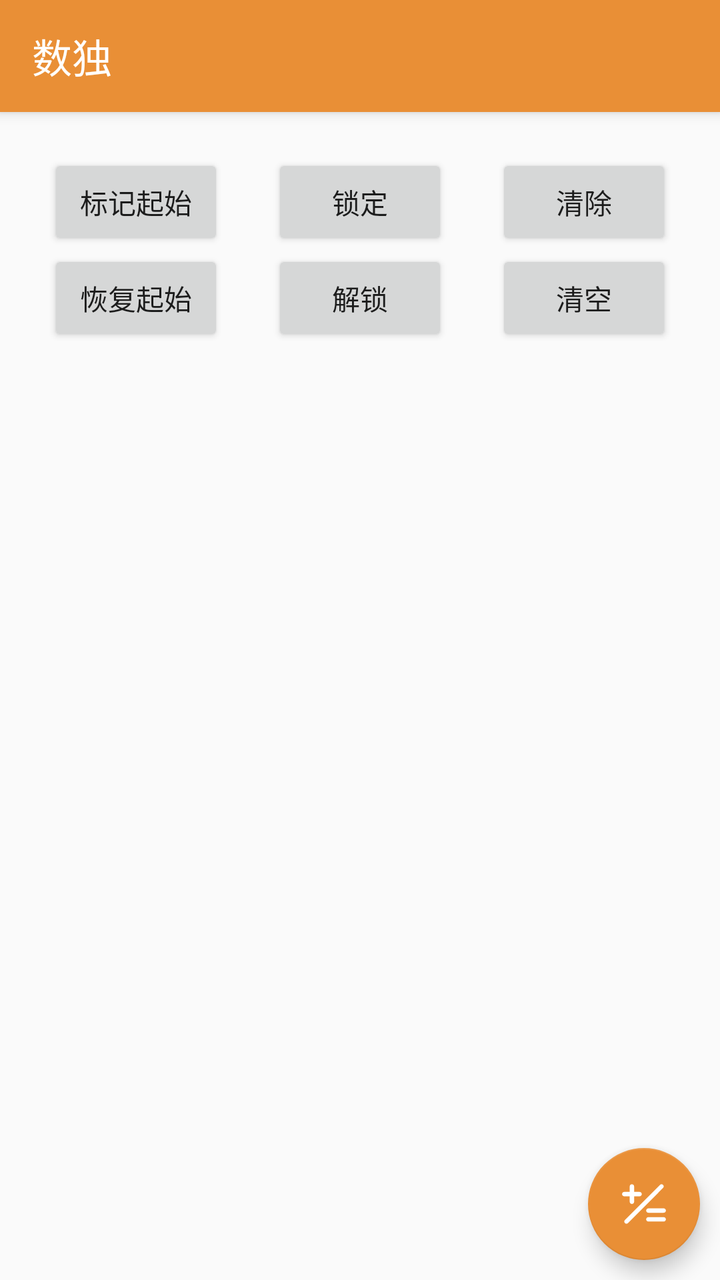
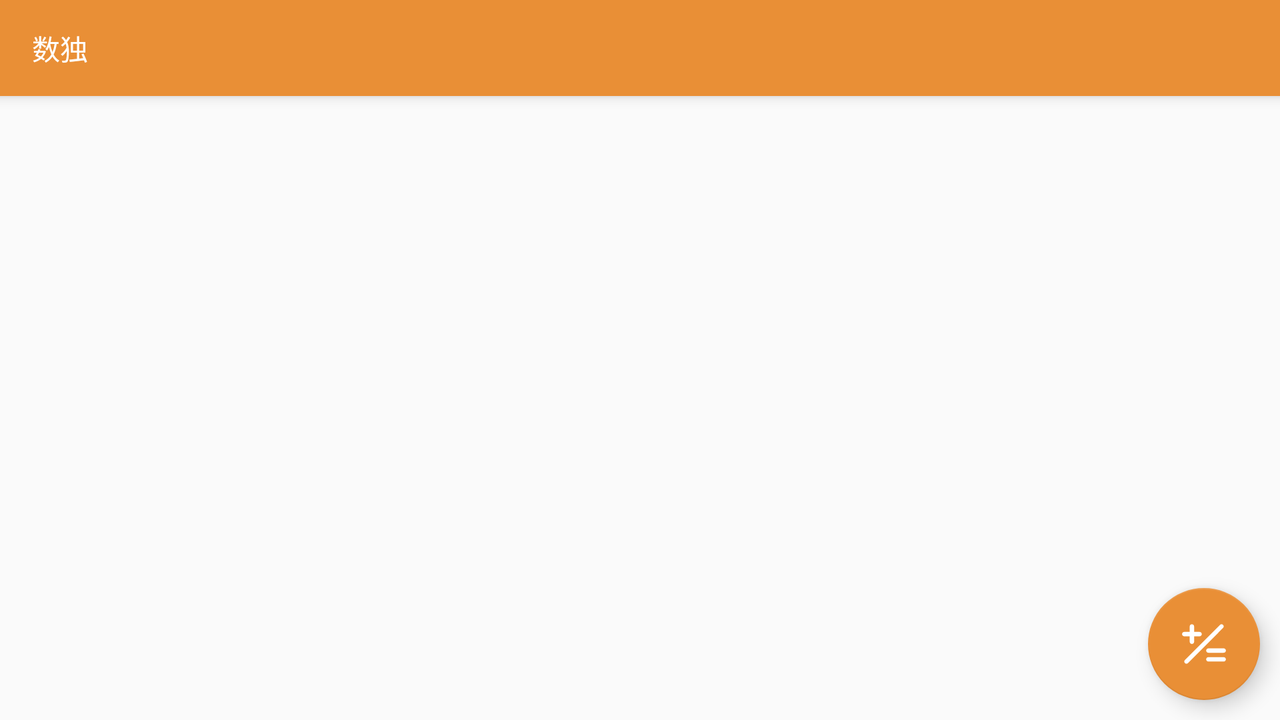

One screen, two layout resources from the same app: the default and the repository's alternative for another configuration. Each is rendered where Android would select it; the XML of both is given below.
<!-- AndroidManifest.xml: application theme Theme.SudokuGame -->
<!-- res/layout/fragment_sudoku.xml -->
<?xml version="1.0" encoding="utf-8"?>
<androidx.coordinatorlayout.widget.CoordinatorLayout xmlns:android="http://schemas.android.com/apk/res/android"
    xmlns:app="http://schemas.android.com/apk/res-auto"
    android:layout_width="match_parent"
    android:layout_height="match_parent">

    <com.google.android.material.appbar.AppBarLayout
        android:layout_width="match_parent"
        android:layout_height="wrap_content">

        <androidx.appcompat.widget.Toolbar
            android:id="@+id/toolbar"
            android:layout_width="match_parent"
            android:layout_height="?attr/actionBarSize"
            android:background="?attr/colorPrimary"
            android:theme="@style/ThemeOverlay.AppCompat.Dark.ActionBar"
            app:popupTheme="@style/ThemeOverlay.AppCompat.Light"
            app:title="@string/main_title"
            app:layout_scrollFlags="scroll|enterAlways|snap"/>

    </com.google.android.material.appbar.AppBarLayout>

    <androidx.constraintlayout.widget.ConstraintLayout
        android:layout_width="match_parent"
        android:layout_height="match_parent"
        app:layout_behavior="@string/appbar_scrolling_view_behavior">

        <androidx.recyclerview.widget.RecyclerView
            android:id="@+id/sudokuRecyclerView"
            android:layout_width="match_parent"
            android:layout_height="wrap_content"
            android:layout_margin="5dp"
            app:layout_constraintTop_toTopOf="parent"/>

        <ProgressBar
            android:id="@+id/calcProgress"
            android:layout_width="0dp"
            android:layout_height="wrap_content"
            android:layout_marginBottom="5dp"
            android:indeterminate="true"
            android:visibility="invisible"
            app:layout_constraintStart_toStartOf="@id/sudokuRecyclerView"
            app:layout_constraintEnd_toEndOf="@id/sudokuRecyclerView"
            app:layout_constraintTop_toBottomOf="@id/sudokuRecyclerView"
            style="?android:attr/progressBarStyleHorizontal"/>

        <TextView
            android:id="@+id/calcCountText"
            android:layout_width="0dp"
            android:layout_height="wrap_content"
            android:gravity="center"
            android:visibility="invisible"
            app:layout_constraintStart_toStartOf="@id/calcProgress"
            app:layout_constraintEnd_toEndOf="@id/calcProgress"
            app:layout_constraintTop_toTopOf="@id/calcProgress"
            app:layout_constraintBottom_toBottomOf="@id/calcProgress"/>

        <androidx.constraintlayout.widget.ConstraintLayout
            android:layout_width="match_parent"
            android:layout_height="wrap_content"
            app:layout_constraintTop_toBottomOf="@id/calcProgress">

            <Button
                android:id="@+id/backupBtn"
                android:layout_width="wrap_content"
                android:layout_height="wrap_content"
                android:text="@string/main_backup"
                android:layout_marginBottom="5dp"
                app:layout_constraintStart_toStartOf="parent"
                app:layout_constraintEnd_toStartOf="@id/lockBtn"
                app:layout_constraintTop_toTopOf="parent"
                app:layout_constraintHorizontal_chainStyle="spread"/>

            <Button
                android:id="@+id/lockBtn"
                android:layout_width="wrap_content"
                android:layout_height="wrap_content"
                android:text="@string/main_lock"
                android:layout_marginBottom="5dp"
                app:layout_constraintStart_toEndOf="@id/backupBtn"
                app:layout_constraintEnd_toStartOf="@id/emptyBtn"
                app:layout_constraintTop_toTopOf="parent"/>

            <Button
                android:id="@+id/emptyBtn"
                android:layout_width="wrap_content"
                android:layout_height="wrap_content"
                android:text="@string/main_empty"
                android:layout_marginBottom="5dp"
                app:layout_constraintStart_toEndOf="@id/lockBtn"
                app:layout_constraintEnd_toEndOf="parent"
                app:layout_constraintTop_toTopOf="parent"/>

            <Button
                android:id="@+id/restoreBtn"
                android:layout_width="wrap_content"
                android:layout_height="wrap_content"
                android:text="@string/main_restore"
                app:layout_constraintStart_toStartOf="@id/backupBtn"
                app:layout_constraintTop_toBottomOf="@id/backupBtn"/>

            <Button
                android:id="@+id/unlockBtn"
                android:layout_width="wrap_content"
                android:layout_height="wrap_content"
                android:text="@string/main_unlock"
                app:layout_constraintStart_toStartOf="@id/lockBtn"
                app:layout_constraintTop_toBottomOf="@id/lockBtn"/>

            <Button
                android:id="@+id/clearBtn"
                android:layout_width="wrap_content"
                android:layout_height="wrap_content"
                android:text="@string/main_clear"
                app:layout_constraintStart_toStartOf="@id/emptyBtn"
                app:layout_constraintTop_toBottomOf="@id/emptyBtn"/>

        </androidx.constraintlayout.widget.ConstraintLayout>

    </androidx.constraintlayout.widget.ConstraintLayout>

    <com.google.android.material.floatingactionbutton.FloatingActionButton
        android:id="@+id/calcBtn"
        android:layout_width="wrap_content"
        android:layout_height="wrap_content"
        android:layout_gravity="end|bottom"
        android:layout_margin="10dp"
        android:src="@drawable/ic_calc"
        android:contentDescription="@string/main_calc"/>

</androidx.coordinatorlayout.widget.CoordinatorLayout>
<!-- resources referenced by this layout -->
<resources>
  <!-- drawable ic_calc (drawable) -->
  <vector xmlns:android="http://schemas.android.com/apk/res/android"
      android:width="128dp"
      android:height="128dp"
      android:viewportWidth="1024"
      android:viewportHeight="1024">
    <path
        android:pathData="M207.6,347.6v117.1c0,25.8 21,46.8 46.8,46.8 25.7,0 46.8,-21.1 46.8,-46.8V347.6H418c25.7,0 46.8,-21.1 46.8,-46.8s-21,-46.8 -46.8,-46.8H301.1V136.8c0,-25.8 -21,-46.8 -46.8,-46.8 -25.7,0 -46.8,21.1 -46.8,46.8v117.1H90.8c-25.7,0 -46.8,21.1 -46.8,46.8s21,46.8 46.8,46.8h116.9zM605,605.2c-25.7,0 -46.8,21.1 -46.8,46.8s21,46.8 46.8,46.8h327.3c25.7,0 46.8,-21.1 46.8,-46.8s-21,-46.8 -46.8,-46.8H605zM918.2,104.1c-18.7,-18.7 -46.8,-18.7 -65.4,0l-748,749.3c-18.7,18.7 -18.7,46.8 0,65.6 18.7,18.7 46.8,18.7 65.4,0l748,-749.3c18.7,-18.7 18.7,-49.2 0,-65.6zM932.3,792.5H605c-25.7,0 -46.8,21.1 -46.8,46.8 0,25.8 21,46.8 46.8,46.8h327.3c25.7,0 46.8,-21.1 46.8,-46.8 0,-25.8 -21,-46.8 -46.8,-46.8z"
        android:fillColor="#ffffff"/>
  </vector>
  <string name="main_backup">标记起始</string>
  <string name="main_calc">计算</string>
  <string name="main_clear">清空</string>
  <string name="main_empty">清除</string>
  <string name="main_lock">锁定</string>
  <string name="main_restore">恢复起始</string>
  <string name="main_title">数独</string>
  <string name="main_unlock">解锁</string>
  <style name="Theme.SudokuGame" parent="Theme.AppCompat.Light.NoActionBar">
          
          <item name="colorPrimary">@color/light_orange</item>
          <item name="colorPrimaryVariant">@color/light_orange</item>
          <item name="colorOnPrimary">@color/white</item>
          
          <item name="colorSecondary">@color/teal_200</item>
          <item name="colorSecondaryVariant">@color/teal_700</item>
          <item name="colorOnSecondary">@color/black</item>
          
          <item name="android:statusBarColor" tools:targetApi="l">?attr/colorPrimaryVariant</item>
          
          <item name="colorAccent">?attr/colorPrimary</item>
      </style>
  <color name="light_orange">#FFE98F36</color>
  <color name="white">#FFFFFFFF</color>
  <color name="teal_200">#FF03DAC5</color>
  <color name="teal_700">#FF018786</color>
  <color name="black">#FF000000</color>
</resources>
<!-- res/layout-land/fragment_sudoku.xml (the repository's variant of the layout above) -->
<!-- drawn on the phone turned sideways -->
<?xml version="1.0" encoding="utf-8"?>
<androidx.coordinatorlayout.widget.CoordinatorLayout xmlns:android="http://schemas.android.com/apk/res/android"
    xmlns:app="http://schemas.android.com/apk/res-auto"
    android:layout_width="match_parent"
    android:layout_height="match_parent">

    <com.google.android.material.appbar.AppBarLayout
        android:layout_width="match_parent"
        android:layout_height="wrap_content">

        <androidx.appcompat.widget.Toolbar
            android:id="@+id/toolbar"
            android:layout_width="match_parent"
            android:layout_height="?attr/actionBarSize"
            android:background="?attr/colorPrimary"
            android:theme="@style/ThemeOverlay.AppCompat.Dark.ActionBar"
            app:popupTheme="@style/ThemeOverlay.AppCompat.Light"
            app:title="@string/main_title"
            app:layout_scrollFlags="scroll|enterAlways|snap"/>

    </com.google.android.material.appbar.AppBarLayout>

    <androidx.constraintlayout.widget.ConstraintLayout
        android:layout_width="match_parent"
        android:layout_height="match_parent"
        app:layout_behavior="@string/appbar_scrolling_view_behavior">

        <androidx.recyclerview.widget.RecyclerView
            android:id="@+id/sudokuRecyclerView"
            android:layout_width="wrap_content"
            android:layout_height="wrap_content"
            android:layout_margin="5dp"
            app:layout_constraintStart_toStartOf="parent"
            app:layout_constraintEnd_toEndOf="parent"
            app:layout_constraintTop_toTopOf="parent"/>

        <ProgressBar
            android:id="@+id/calcProgress"
            android:layout_width="0dp"
            android:layout_height="wrap_content"
            android:layout_marginBottom="5dp"
            android:indeterminate="true"
            android:visibility="invisible"
            app:layout_constraintStart_toStartOf="@id/sudokuRecyclerView"
            app:layout_constraintEnd_toEndOf="@id/sudokuRecyclerView"
            app:layout_constraintTop_toBottomOf="@id/sudokuRecyclerView"
            style="?android:attr/progressBarStyleHorizontal"/>

        <TextView
            android:id="@+id/calcCountText"
            android:layout_width="0dp"
            android:layout_height="wrap_content"
            android:gravity="center"
            android:visibility="invisible"
            app:layout_constraintStart_toStartOf="@id/calcProgress"
            app:layout_constraintEnd_toEndOf="@id/calcProgress"
            app:layout_constraintTop_toTopOf="@id/calcProgress"
            app:layout_constraintBottom_toBottomOf="@id/calcProgress"/>

        <androidx.constraintlayout.widget.ConstraintLayout
            android:layout_width="0dp"
            android:layout_height="0dp"
            app:layout_constraintStart_toStartOf="parent"
            app:layout_constraintEnd_toStartOf="@id/sudokuRecyclerView"
            app:layout_constraintTop_toTopOf="@id/sudokuRecyclerView"
            app:layout_constraintBottom_toBottomOf="@id/sudokuRecyclerView">

            <Button
                android:id="@+id/backupBtn"
                android:layout_width="wrap_content"
                android:layout_height="wrap_content"
                android:text="@string/main_backup"
                app:layout_constraintStart_toStartOf="parent"
                app:layout_constraintEnd_toEndOf="parent"
                app:layout_constraintTop_toTopOf="parent"
                app:layout_constraintBottom_toTopOf="@id/restoreBtn"
                app:layout_constraintVertical_chainStyle="spread"/>

            <Button
                android:id="@+id/restoreBtn"
                android:layout_width="wrap_content"
                android:layout_height="wrap_content"
                android:text="@string/main_restore"
                app:layout_constraintStart_toStartOf="parent"
                app:layout_constraintEnd_toEndOf="parent"
                app:layout_constraintTop_toBottomOf="@id/backupBtn"
                app:layout_constraintBottom_toTopOf="@id/checkBtn"/>

            <Button
                android:id="@+id/checkBtn"
                android:layout_width="wrap_content"
                android:layout_height="wrap_content"
                android:text="@string/main_check"
                app:layout_constraintStart_toStartOf="parent"
                app:layout_constraintEnd_toEndOf="parent"
                app:layout_constraintTop_toBottomOf="@id/restoreBtn"
                app:layout_constraintBottom_toTopOf="@id/candidateBtn"/>

            <Button
                android:id="@+id/candidateBtn"
                android:layout_width="wrap_content"
                android:layout_height="wrap_content"
                android:text="@string/main_candidate"
                app:layout_constraintStart_toStartOf="parent"
                app:layout_constraintEnd_toEndOf="parent"
                app:layout_constraintTop_toBottomOf="@id/checkBtn"
                app:layout_constraintBottom_toBottomOf="parent"/>

        </androidx.constraintlayout.widget.ConstraintLayout>

        <androidx.constraintlayout.widget.ConstraintLayout
            android:layout_width="0dp"
            android:layout_height="0dp"
            app:layout_constraintStart_toEndOf="@id/sudokuRecyclerView"
            app:layout_constraintEnd_toEndOf="parent"
            app:layout_constraintTop_toTopOf="@id/sudokuRecyclerView"
            app:layout_constraintBottom_toBottomOf="@id/sudokuRecyclerView">

            <Button
                android:id="@+id/lockBtn"
                android:layout_width="wrap_content"
                android:layout_height="wrap_content"
                android:text="@string/main_lock"
                app:layout_constraintStart_toStartOf="parent"
                app:layout_constraintEnd_toEndOf="parent"
                app:layout_constraintTop_toTopOf="parent"
                app:layout_constraintBottom_toTopOf="@id/unlockBtn"
                app:layout_constraintVertical_chainStyle="spread"/>

            <Button
                android:id="@+id/unlockBtn"
                android:layout_width="wrap_content"
                android:layout_height="wrap_content"
                android:text="@string/main_unlock"
                app:layout_constraintStart_toStartOf="parent"
                app:layout_constraintEnd_toEndOf="parent"
                app:layout_constraintTop_toBottomOf="@id/lockBtn"
                app:layout_constraintBottom_toTopOf="@id/emptyBtn"/>

            <Button
                android:id="@+id/emptyBtn"
                android:layout_width="wrap_content"
                android:layout_height="wrap_content"
                android:text="@string/main_empty"
                app:layout_constraintStart_toStartOf="parent"
                app:layout_constraintEnd_toEndOf="parent"
                app:layout_constraintTop_toBottomOf="@id/unlockBtn"
                app:layout_constraintBottom_toTopOf="@id/clearBtn"/>

            <Button
                android:id="@+id/clearBtn"
                android:layout_width="wrap_content"
                android:layout_height="wrap_content"
                android:text="@string/main_clear"
                app:layout_constraintStart_toStartOf="parent"
                app:layout_constraintEnd_toEndOf="parent"
                app:layout_constraintTop_toBottomOf="@id/emptyBtn"
                app:layout_constraintBottom_toBottomOf="parent"/>

        </androidx.constraintlayout.widget.ConstraintLayout>

    </androidx.constraintlayout.widget.ConstraintLayout>

    <com.google.android.material.floatingactionbutton.FloatingActionButton
        android:id="@+id/calcBtn"
        android:layout_width="wrap_content"
        android:layout_height="wrap_content"
        android:layout_gravity="end|bottom"
        android:layout_margin="10dp"
        android:src="@drawable/ic_calc"
        android:contentDescription="@string/main_calc"/>

</androidx.coordinatorlayout.widget.CoordinatorLayout>
<!-- resources referenced by the variant -->
<!-- as the phone turned sideways resolves them -->
<resources>
  <!-- drawable ic_calc (drawable) -->
  <vector xmlns:android="http://schemas.android.com/apk/res/android"
      android:width="128dp"
      android:height="128dp"
      android:viewportWidth="1024"
      android:viewportHeight="1024">
    <path
        android:pathData="M207.6,347.6v117.1c0,25.8 21,46.8 46.8,46.8 25.7,0 46.8,-21.1 46.8,-46.8V347.6H418c25.7,0 46.8,-21.1 46.8,-46.8s-21,-46.8 -46.8,-46.8H301.1V136.8c0,-25.8 -21,-46.8 -46.8,-46.8 -25.7,0 -46.8,21.1 -46.8,46.8v117.1H90.8c-25.7,0 -46.8,21.1 -46.8,46.8s21,46.8 46.8,46.8h116.9zM605,605.2c-25.7,0 -46.8,21.1 -46.8,46.8s21,46.8 46.8,46.8h327.3c25.7,0 46.8,-21.1 46.8,-46.8s-21,-46.8 -46.8,-46.8H605zM918.2,104.1c-18.7,-18.7 -46.8,-18.7 -65.4,0l-748,749.3c-18.7,18.7 -18.7,46.8 0,65.6 18.7,18.7 46.8,18.7 65.4,0l748,-749.3c18.7,-18.7 18.7,-49.2 0,-65.6zM932.3,792.5H605c-25.7,0 -46.8,21.1 -46.8,46.8 0,25.8 21,46.8 46.8,46.8h327.3c25.7,0 46.8,-21.1 46.8,-46.8 0,-25.8 -21,-46.8 -46.8,-46.8z"
        android:fillColor="#ffffff"/>
  </vector>
  <string name="main_backup">标记起始</string>
  <string name="main_calc">计算</string>
  <string name="main_candidate">刷新候选</string>
  <string name="main_check">规则检查</string>
  <string name="main_clear">清空</string>
  <string name="main_empty">清除</string>
  <string name="main_lock">锁定</string>
  <string name="main_restore">恢复起始</string>
  <string name="main_title">数独</string>
  <string name="main_unlock">解锁</string>
  <style name="Theme.SudokuGame" parent="Theme.AppCompat.Light.NoActionBar">
          
          <item name="colorPrimary">@color/light_orange</item>
          <item name="colorPrimaryVariant">@color/light_orange</item>
          <item name="colorOnPrimary">@color/white</item>
          
          <item name="colorSecondary">@color/teal_200</item>
          <item name="colorSecondaryVariant">@color/teal_700</item>
          <item name="colorOnSecondary">@color/black</item>
          
          <item name="android:statusBarColor" tools:targetApi="l">?attr/colorPrimaryVariant</item>
          
          <item name="colorAccent">?attr/colorPrimary</item>
      </style>
  <color name="light_orange">#FFE98F36</color>
  <color name="white">#FFFFFFFF</color>
  <color name="teal_200">#FF03DAC5</color>
  <color name="teal_700">#FF018786</color>
  <color name="black">#FF000000</color>
</resources>
